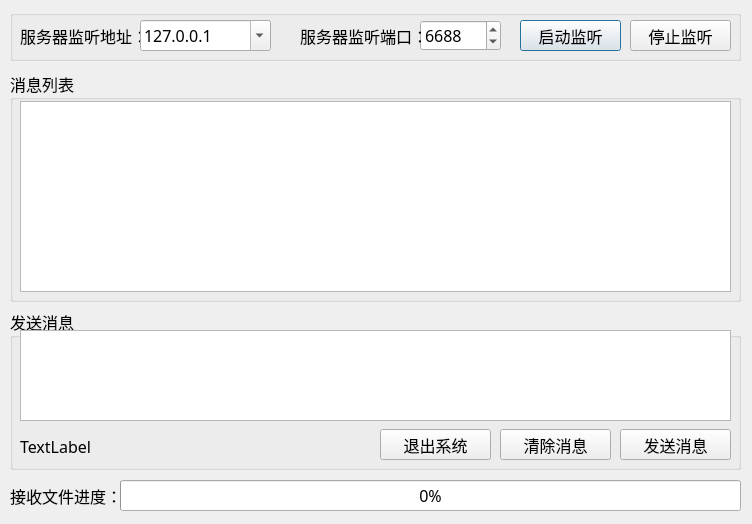
<?xml version="1.0" encoding="UTF-8"?>
<ui version="4.0">
 <class>MainDialog</class>
 <widget class="QDialog" name="MainDialog">
  <property name="geometry">
   <rect>
    <x>0</x>
    <y>0</y>
    <width>752</width>
    <height>524</height>
   </rect>
  </property>
  <property name="windowTitle">
   <string>客户端与服务器架构系统-TCP服务器 Version 1.8</string>
  </property>
  <property name="windowIcon">
   <iconset resource="images.qrc">
    <normaloff>:/new/prefix1/images/logo.ico</normaloff>:/new/prefix1/images/logo.ico</iconset>
  </property>
  <property name="styleSheet">
   <string notr="true"/>
  </property>
  <widget class="QLabel" name="label_server">
   <property name="geometry">
    <rect>
     <x>20</x>
     <y>20</y>
     <width>121</width>
     <height>31</height>
    </rect>
   </property>
   <property name="font">
    <font>
     <family>仿宋</family>
     <pointsize>12</pointsize>
    </font>
   </property>
   <property name="text">
    <string>服务器监听地址：</string>
   </property>
  </widget>
  <widget class="QLabel" name="label_port">
   <property name="geometry">
    <rect>
     <x>300</x>
     <y>20</y>
     <width>121</width>
     <height>31</height>
    </rect>
   </property>
   <property name="font">
    <font>
     <family>仿宋</family>
     <pointsize>12</pointsize>
    </font>
   </property>
   <property name="text">
    <string>服务器监听端口：</string>
   </property>
  </widget>
  <widget class="QComboBox" name="comboIP">
   <property name="enabled">
    <bool>true</bool>
   </property>
   <property name="geometry">
    <rect>
     <x>140</x>
     <y>20</y>
     <width>131</width>
     <height>31</height>
    </rect>
   </property>
   <property name="font">
    <font>
     <family>仿宋</family>
     <pointsize>12</pointsize>
    </font>
   </property>
   <property name="editable">
    <bool>true</bool>
   </property>
   <item>
    <property name="text">
     <string>127.0.0.1</string>
    </property>
   </item>
  </widget>
  <widget class="QPushButton" name="pushButton_StartListening">
   <property name="geometry">
    <rect>
     <x>520</x>
     <y>20</y>
     <width>101</width>
     <height>31</height>
    </rect>
   </property>
   <property name="font">
    <font>
     <family>仿宋</family>
     <pointsize>12</pointsize>
    </font>
   </property>
   <property name="text">
    <string>启动监听</string>
   </property>
   <property name="icon">
    <iconset resource="images.qrc">
     <normaloff>:/new/prefix1/images/start.ico</normaloff>:/new/prefix1/images/start.ico</iconset>
   </property>
  </widget>
  <widget class="QPushButton" name="pushButton_StopListening">
   <property name="geometry">
    <rect>
     <x>630</x>
     <y>20</y>
     <width>101</width>
     <height>31</height>
    </rect>
   </property>
   <property name="font">
    <font>
     <family>仿宋</family>
     <pointsize>12</pointsize>
    </font>
   </property>
   <property name="text">
    <string>停止监听</string>
   </property>
   <property name="icon">
    <iconset resource="images.qrc">
     <normaloff>:/new/prefix1/images/stop.ico</normaloff>:/new/prefix1/images/stop.ico</iconset>
   </property>
  </widget>
  <widget class="QPlainTextEdit" name="plainTextEdit">
   <property name="geometry">
    <rect>
     <x>20</x>
     <y>101</y>
     <width>711</width>
     <height>191</height>
    </rect>
   </property>
   <property name="font">
    <font>
     <family>仿宋</family>
     <pointsize>12</pointsize>
    </font>
   </property>
  </widget>
  <widget class="QPlainTextEdit" name="editMsg">
   <property name="geometry">
    <rect>
     <x>20</x>
     <y>330</y>
     <width>711</width>
     <height>91</height>
    </rect>
   </property>
   <property name="font">
    <font>
     <family>仿宋</family>
     <pointsize>12</pointsize>
    </font>
   </property>
  </widget>
  <widget class="QGroupBox" name="groupBox">
   <property name="geometry">
    <rect>
     <x>10</x>
     <y>71</y>
     <width>731</width>
     <height>231</height>
    </rect>
   </property>
   <property name="font">
    <font>
     <family>仿宋</family>
     <pointsize>12</pointsize>
    </font>
   </property>
   <property name="title">
    <string>消息列表</string>
   </property>
  </widget>
  <widget class="QLabel" name="label_3">
   <property name="geometry">
    <rect>
     <x>10</x>
     <y>480</y>
     <width>111</width>
     <height>31</height>
    </rect>
   </property>
   <property name="font">
    <font>
     <family>仿宋</family>
     <pointsize>12</pointsize>
    </font>
   </property>
   <property name="text">
    <string>接收文件进度：</string>
   </property>
  </widget>
  <widget class="QProgressBar" name="progressBar">
   <property name="geometry">
    <rect>
     <x>120</x>
     <y>480</y>
     <width>621</width>
     <height>31</height>
    </rect>
   </property>
   <property name="font">
    <font>
     <family>仿宋</family>
     <pointsize>12</pointsize>
    </font>
   </property>
   <property name="value">
    <number>0</number>
   </property>
  </widget>
  <widget class="QGroupBox" name="groupBox_2">
   <property name="geometry">
    <rect>
     <x>10</x>
     <y>309</y>
     <width>731</width>
     <height>161</height>
    </rect>
   </property>
   <property name="font">
    <font>
     <family>仿宋</family>
     <pointsize>12</pointsize>
    </font>
   </property>
   <property name="title">
    <string>发送消息</string>
   </property>
   <widget class="QPushButton" name="pushButton_ExitSystem">
    <property name="geometry">
     <rect>
      <x>370</x>
      <y>120</y>
      <width>111</width>
      <height>31</height>
     </rect>
    </property>
    <property name="font">
     <font>
      <family>仿宋</family>
      <pointsize>12</pointsize>
     </font>
    </property>
    <property name="text">
     <string>退出系统</string>
    </property>
    <property name="icon">
     <iconset resource="images.qrc">
      <normaloff>:/new/prefix1/images/exit.ico</normaloff>:/new/prefix1/images/exit.ico</iconset>
    </property>
   </widget>
   <widget class="QPushButton" name="pushButton_ClearMsg">
    <property name="geometry">
     <rect>
      <x>490</x>
      <y>120</y>
      <width>111</width>
      <height>31</height>
     </rect>
    </property>
    <property name="font">
     <font>
      <family>仿宋</family>
      <pointsize>12</pointsize>
     </font>
    </property>
    <property name="text">
     <string>清除消息</string>
    </property>
    <property name="icon">
     <iconset resource="images.qrc">
      <normaloff>:/new/prefix1/images/clear.ico</normaloff>:/new/prefix1/images/clear.ico</iconset>
    </property>
   </widget>
   <widget class="QPushButton" name="pushButton_SendData">
    <property name="geometry">
     <rect>
      <x>610</x>
      <y>120</y>
      <width>111</width>
      <height>31</height>
     </rect>
    </property>
    <property name="font">
     <font>
      <family>仿宋</family>
      <pointsize>12</pointsize>
     </font>
    </property>
    <property name="text">
     <string>发送消息</string>
    </property>
    <property name="icon">
     <iconset resource="images.qrc">
      <normaloff>:/new/prefix1/images/sendmsg.ico</normaloff>:/new/prefix1/images/sendmsg.ico</iconset>
    </property>
   </widget>
   <widget class="QLabel" name="label_stateip">
    <property name="geometry">
     <rect>
      <x>10</x>
      <y>122</y>
      <width>351</width>
      <height>31</height>
     </rect>
    </property>
    <property name="font">
     <font>
      <family>仿宋</family>
      <pointsize>12</pointsize>
     </font>
    </property>
    <property name="text">
     <string>TextLabel</string>
    </property>
   </widget>
  </widget>
  <widget class="QGroupBox" name="groupBox_3">
   <property name="geometry">
    <rect>
     <x>10</x>
     <y>10</y>
     <width>731</width>
     <height>51</height>
    </rect>
   </property>
   <property name="font">
    <font>
     <family>仿宋</family>
     <pointsize>12</pointsize>
    </font>
   </property>
   <property name="title">
    <string/>
   </property>
   <widget class="QSpinBox" name="spinPort">
    <property name="geometry">
     <rect>
      <x>410</x>
      <y>10</y>
      <width>81</width>
      <height>31</height>
     </rect>
    </property>
    <property name="font">
     <font>
      <family>仿宋</family>
      <pointsize>12</pointsize>
     </font>
    </property>
    <property name="maximum">
     <number>65535</number>
    </property>
    <property name="value">
     <number>6688</number>
    </property>
   </widget>
  </widget>
  <zorder>groupBox_3</zorder>
  <zorder>groupBox</zorder>
  <zorder>groupBox_2</zorder>
  <zorder>label_server</zorder>
  <zorder>label_port</zorder>
  <zorder>comboIP</zorder>
  <zorder>pushButton_StartListening</zorder>
  <zorder>pushButton_StopListening</zorder>
  <zorder>plainTextEdit</zorder>
  <zorder>editMsg</zorder>
  <zorder>label_3</zorder>
  <zorder>progressBar</zorder>
 </widget>
 <resources>
  <include location="images.qrc"/>
 </resources>
 <connections/>
</ui>
